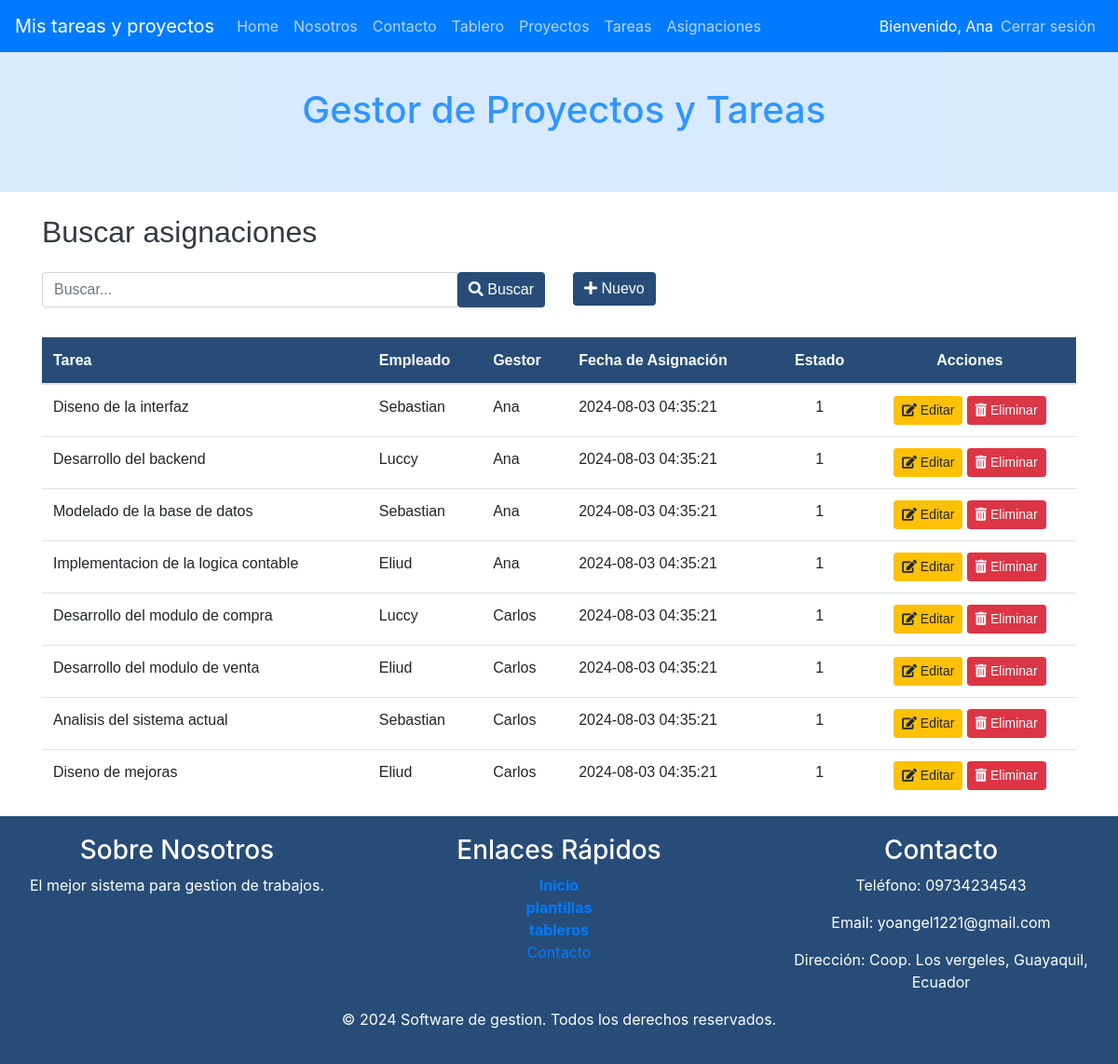
Page /index.php?c=Asignaciones&f=index (signed in) on the committed database.
### tables this page shows
CREATE TABLE IF NOT EXISTS Asignaciones (
    id INT AUTO_INCREMENT PRIMARY KEY,
    tarea_id INT,
    usuario_id INT,
    gestor_id INT, 
    proyecto_id INT,
    fecha_asignacion TIMESTAMP DEFAULT CURRENT_TIMESTAMP,
    estado INT(1) NOT NULL DEFAULT 1,
    FOREIGN KEY (tarea_id) REFERENCES Tareas(id) ON DELETE CASCADE,
    FOREIGN KEY (usuario_id) REFERENCES Usuarios(id) ON DELETE SET NULL,
    FOREIGN KEY (gestor_id) REFERENCES Usuarios(id) ON DELETE SET NULL, 
    FOREIGN KEY (proyecto_id) REFERENCES Proyectos(id) ON DELETE CASCADE
);

CREATE TABLE IF NOT EXISTS Tareas (
    id INT AUTO_INCREMENT PRIMARY KEY,
    nombre VARCHAR(255) NOT NULL,
    descripcion TEXT,
    tiempo_estimado VARCHAR(50),
    prioridad ENUM('Baja', 'Media', 'Alta'),
    fecha_creacion TIMESTAMP DEFAULT CURRENT_TIMESTAMP,
    proyecto_id INT,
    estado INT(1) NOT NULL DEFAULT 1,
    FOREIGN KEY (proyecto_id) REFERENCES Proyectos(id) ON DELETE CASCADE
);

CREATE TABLE IF NOT EXISTS Usuarios (
    id INT AUTO_INCREMENT PRIMARY KEY,
    nombre VARCHAR(255) NOT NULL,
    email VARCHAR(255) NOT NULL UNIQUE,
    contrasena VARCHAR(255) NOT NULL,
    rol_id INT,
    fecha_creacion TIMESTAMP DEFAULT CURRENT_TIMESTAMP,
    fecha_modificacion TIMESTAMP DEFAULT CURRENT_TIMESTAMP ON UPDATE CURRENT_TIMESTAMP,
    FOREIGN KEY (rol_id) REFERENCES Roles(id)
);

### controller/AsignacionesController.php (called while the page is built, shortened)
<?php
require_once 'model/dao/AsignacionesDAO.php';
class AsignacionesController {
    private $model;
    public function __construct() {
        $this->model = new AsignacionesDAO();
    }
    public function index() {
      $resultados = $this->model->selectAll("");
      $titulo="Buscar asignaciones";
      require_once VASIGNACIONES.'list.php';
    }
}

### index.php (called while the page is built, shortened)
    <?php
        $funcion = (!empty($_REQUEST['f']))?htmlentities($_REQUEST['f']):FUNCION_PRINCIPAL;
        $cont = new  $controlador();
        $cont->$funcion();
?>

### config/Conexion.php (called while the page is built)
<?php
class Conexion {
    public static function getConexion() {
         $dsn = 'mysql:host=localhost;port=3307;dbname=' . DBNAME;
        $conexion = null;
        try {
            $conexion = new PDO($dsn, DBUSER, DBPASSWORD);
             $conexion->setAttribute(PDO::ATTR_ERRMODE, PDO::ERRMODE_EXCEPTION);
        } catch (Exception $e) {
            echo $e;
            die("error " . $e->getMessage());
        }
        return $conexion;
    }
}

### model/dao/AsignacionesDAO.php (called while the page is built, shortened)
<?php
require_once 'config/Conexion.php';
class AsignacionesDAO {
    private $con;
    public function __construct() {
        $this->con = Conexion::getConexion();
    }
    public function selectAll($parametro = '') {
        $sql = "SELECT a.id, t.nombre AS tarea_nombre, u.nombre AS usuario_nombre, g.nombre AS gestor_nombre, a.fecha_asignacion, a.estado
                FROM Asignaciones a
                JOIN Tareas t ON a.tarea_id = t.id
                JOIN Usuarios u ON a.usuario_id = u.id
                JOIN Usuarios g ON a.gestor_id = g.id AND g.rol_id = 2";
        $stmt = $this->con->prepare($sql);
        $stmt->execute();
        return $stmt->fetchAll(PDO::FETCH_OBJ);
    }
}
?>

### view/asignaciones/asignaciones.list.php (the view, shortened to what this page needs)
<div class="container mt-4">
    <h2 class="mb-4"><?php echo $titulo; ?></h2>
    <div class="row">
        <div class="col-sm-6">
            <form action="index.php?c=asignaciones&f=search" method="POST" class="input-group">
                <input type="text" name="b" id="busqueda" placeholder="Buscar..." class="form-control"/>
                <button type="submit" class="btn btn-secondary"><i class="fas fa-search"></i> Buscar</button>
            </form>
        </div>
        <div class="col-sm-6 text-end">
            <a href="index.php?c=Asignaciones&f=view_new">
                <button type="button" class="btn btn-secondary">
                    <i class="fas fa-plus"></i>
                        Nuevo
                </button>
            </a>
        </div>
    </div>
    <div class="table-responsive mt-2">
        <table class="table mt-4">
            <thead class="table-dark">
                <tr>
                    <th>Tarea</th>
                    <th>Empleado</th>
                    <th>Gestor</th>
                    <th>Fecha de Asignación</th>
                    <th class="centro">Estado</th>
                    <th class="centro">Acciones</th>
                </tr>
            </thead>
            <tbody>
                <?php foreach ($resultados as $fila) { ?>
                <tr>
                    <td><?php echo htmlspecialchars($fila->tarea_nombre); ?></td>
                    <td><?php echo htmlspecialchars($fila->usuario_nombre); ?></td>
                    <td><?php echo htmlspecialchars($fila->gestor_nombre); ?></td>
                    <td><?php echo htmlspecialchars($fila->fecha_asignacion); ?></td>
                    <td class="centro"><?php echo htmlspecialchars($fila->estado); ?></td>
                    <td class="centro">
                        <a class="btn btn-warning btn-sm me-2"
                           href="index.php?c=asignaciones&f=view_edit&id=<?php echo htmlspecialchars($fila->id); ?>">
                            <i class="fas fa-edit"></i> Editar
                        </a>
                        <a class="btn btn-danger btn-sm"
                           onclick="if(!confirm('¿Está seguro de eliminar la asignación?')) return false;"
                           href="index.php?c=asignaciones&f=delete&id=<?php echo htmlspecialchars($fila->id); ?>">
                           <i class="fas fa-trash-alt"></i> Eliminar
                        </a>
                    </td>
                </tr>
                <?php } ?>
            </tbody>
        </table>
    </div>
</div>

### view/asignaciones/asignaciones.list.php (style rules this page uses)
.container { font-family: 'Arial', sans-serif; }
.btn-secondary { background-color: #274C77; border: none; }
.centro { text-align: center; }
h2 { color: #343a40; }
.table-dark th { background-color: #274C77; color: white; }

### rows in the picture
asignaciones: tarea.nombre "Diseno de la interfaz", usuario.nombre "Sebastian", gestor.nombre "Ana", fecha_asignacion "2024-08-03 04:35:21", estado "1"
asignaciones: tarea.nombre "Desarrollo del backend", usuario.nombre "Luccy", gestor.nombre "Ana", fecha_asignacion "2024-08-03 04:35:21", estado "1"
asignaciones: tarea.nombre "Modelado de la base de datos", usuario.nombre "Sebastian", gestor.nombre "Ana", fecha_asignacion "2024-08-03 04:35:21", estado "1"
asignaciones: tarea.nombre "Implementacion de la logica contable", usuario.nombre "Eliud", gestor.nombre "Ana", fecha_asignacion "2024-08-03 04:35:21", estado "1"
asignaciones: tarea.nombre "Desarrollo del modulo de compra", usuario.nombre "Luccy", gestor.nombre "Carlos", fecha_asignacion "2024-08-03 04:35:21", estado "1"
asignaciones: tarea.nombre "Desarrollo del modulo de venta", usuario.nombre "Eliud", gestor.nombre "Carlos", fecha_asignacion "2024-08-03 04:35:21", estado "1"
asignaciones: tarea.nombre "Analisis del sistema actual", usuario.nombre "Sebastian", gestor.nombre "Carlos", fecha_asignacion "2024-08-03 04:35:21", estado "1"
asignaciones: tarea.nombre "Diseno de mejoras", usuario.nombre "Eliud", gestor.nombre "Carlos", fecha_asignacion "2024-08-03 04:35:21", estado "1"

### other values in the picture
$_SESSION['usuario_nombre'] "Ana"
$titulo "Buscar asignaciones"
